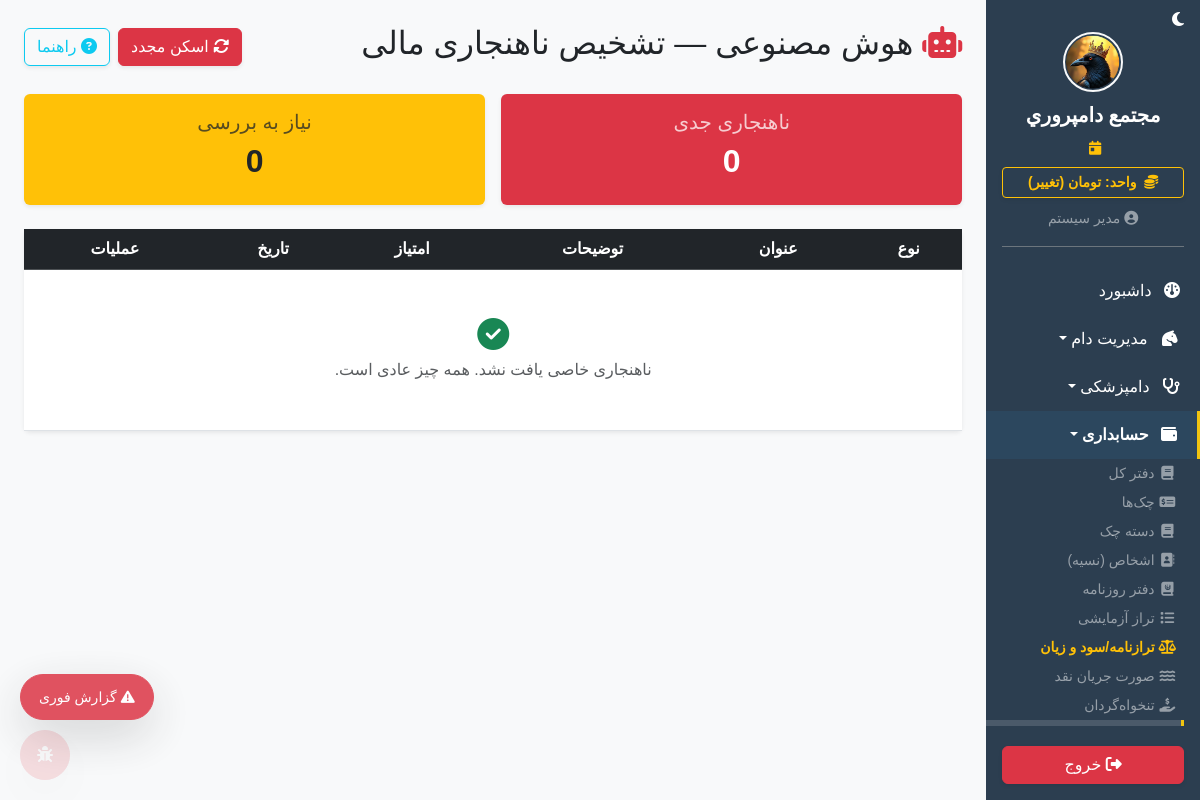
/finance/ai-anomalies (signed in), run on the app's committed database.
### app/models.py (models this page shows)
class SystemSetting(db.Model):
    id = db.Column(db.Integer, primary_key=True)
    key = db.Column(db.String(50), unique=True, nullable=False)
    value = db.Column(db.String(255), nullable=False)
    description = db.Column(db.String(255), nullable=True)

class User(UserMixin, db.Model):
    id = db.Column(db.Integer, primary_key=True)
    username = db.Column(db.String(50), unique=True, nullable=False)
    password_hash = db.Column(db.String(255), nullable=False)
    name = db.Column(db.String(100), nullable=False)
    role = db.Column(db.String(20), default='کارگر') # مدیر، دامپزشک، حسابدار، کارگر
    can_view_livestock = db.Column(db.Boolean, default=False)
    can_view_finance = db.Column(db.Boolean, default=False)
    can_view_inventory = db.Column(db.Boolean, default=False)
    can_view_hr = db.Column(db.Boolean, default=False)
    can_view_reports = db.Column(db.Boolean, default=False)
    can_view_settings = db.Column(db.Boolean, default=False)

### app/blueprints/finance.py (the view, shortened to what this page needs)
@finance_bp.route('/ai-anomalies')
@login_required
@permission_required('can_view_finance')
def ai_anomalies():
    from statistics import mean, stdev
    from datetime import timedelta
    today = datetime.now(UTC).date()
    anomalies = []
    all_tx = Transaction.query.filter(Transaction.is_deleted == False).all()
    amounts = [float(t.amount) for t in all_tx]
    if len(amounts) >= 5:
        m = mean(amounts)
        s = stdev(amounts) if stdev(amounts) > 0 else 1
        for t in all_tx:
            z = abs((float(t.amount) - m) / s)
    overdue = Cheque.query.filter(
        Cheque.is_deleted == False,
        Cheque.status == 'در جریان',
        Cheque.due_date < today - timedelta(days=90)
    ).all()
    from app.models import Account, JournalEntryLine
    pay_acc = Account.query.filter_by(code='2010').first()
    recv_acc = Account.query.filter_by(code='1030').first()
    contacts = Contact.query.all()
    for c in contacts:
        if recv_acc:
            lines = JournalEntryLine.query.filter(
                JournalEntryLine.contact_id == c.id,
                JournalEntryLine.account_id == recv_acc.id
            ).all()
            bal = sum(l.debit for l in lines) - sum(l.credit for l in lines)
    anomalies.sort(key=lambda x: x['z_score'], reverse=True)
    return render_template('finance/ai_anomalies.html',
        anomalies=anomalies, high_count=sum(1 for a in anomalies if a['severity'] == 'high'),
        medium_count=sum(1 for a in anomalies if a['severity'] == 'medium'))

### app/__init__.py (called while the page is built)
def get_system_setting(key, default):
    from app.models import SystemSetting
    s = SystemSetting.query.filter_by(key=key).first()
    return s.value if s else default

### app/blueprints/dashboard.py (called while the page is built)
@dashboard_bp.app_context_processor
def inject_settings():
    try:
        all_settings = {s.key: s.value for s in SystemSetting.query.all()}
    except:
        all_settings = {}
    return dict(system_settings=all_settings)

### app/blueprints/finance.py (called while the page is built)
def permission_required(permission_name):
    def decorator(f):
        @wraps(f)
        def decorated_function(*args, **kwargs):
            if not current_user.is_authenticated:
                return redirect(url_for('auth.login'))
            if not getattr(current_user, permission_name, False) and current_user.role != 'مدیر':
                flash('شما دسترسی لازم برای مشاهده این بخش را ندارید.', 'danger')
                return redirect(url_for('dashboard.index'))
            return f(*args, **kwargs)
        return decorated_function
    return decorator

### app/templates/finance/ai_anomalies.html (shortened to what this page needs)
{% extends 'base.html' %}
{% block content %}
<div class="d-flex justify-content-between align-items-center mb-4 flex-wrap gap-2">
    <h2><i class="fa-solid fa-robot text-danger"></i> هوش مصنوعی — تشخیص ناهنجاری مالی</h2>
    <div class="d-flex gap-2">
        <a href="{{ url_for('finance.ai_anomalies') }}" class="btn btn-danger shadow-sm"><i class="fa-solid fa-rotate"></i> اسکن مجدد</a>
        <button class="btn btn-outline-info shadow-sm" type="button" data-bs-toggle="collapse" data-bs-target="#helpAnomalies"><i class="fa-solid fa-circle-question"></i> راهنما</button>
    </div>
</div>
<div class="row g-3 mb-4">
    <div class="col-md-6"><div class="card border-0 shadow-sm bg-danger text-white h-100"><div class="card-body text-center"><h5 class="opacity-75">ناهنجاری جدی</h5><h2 class="fw-bold">{{ high_count }}</h2></div></div></div>
    <div class="col-md-6"><div class="card border-0 shadow-sm bg-warning h-100"><div class="card-body text-center text-dark"><h5 class="opacity-75">نیاز به بررسی</h5><h2 class="fw-bold">{{ medium_count }}</h2></div></div></div>
</div>
<div class="card shadow-sm border-0">
    <div class="card-body p-0">
        <table class="table table-hover align-middle text-center mb-0">
            <thead class="table-dark">
                <tr><th>نوع</th><th>عنوان</th><th>توضیحات</th><th>امتیاز</th><th>تاریخ</th><th>عملیات</th></tr>
            </thead>
            <tbody>
                {% for a in anomalies %}
                <tr class="{% if a.severity == 'high' %}table-danger{% else %}table-warning{% endif %}">
                    <td>
                        {% if a.type == 'transaction' %}<span class="badge bg-info">تراکنش</span>
                        {% elif a.type == 'cheque' %}<span class="badge bg-dark">چک</span>
                        {% else %}<span class="badge bg-secondary">شخص</span>{% endif %}
                    </td>
                    <td class="fw-bold">{{ a.title }}</td>
                    <td class="small">{{ a.description }}</td>
                    <td><span class="badge {% if a.severity == 'high' %}bg-danger{% else %}bg-warning text-dark{% endif %} fs-6">{{ a.z_score }}</span></td>
                    <td>{{ a.date|jalali }}</td>
                    <td><a href="{{ a.url }}" class="btn btn-sm btn-outline-dark"><i class="fa-solid fa-eye"></i></a></td>
                </tr>
                {% else %}
                <tr><td colspan="6" class="py-5 text-muted"><i class="fa-solid fa-check-circle text-success fa-2x d-block mb-2"></i>ناهنجاری خاصی یافت نشد. همه چیز عادی است.</td></tr>
                {% endfor %}
            </tbody>
        </table>
    </div>
</div>
{% endblock %}

### app/templates/base.html (shortened to what this page needs)
<!DOCTYPE html>
<html lang="fa" dir="rtl">
<head>
    <link href="https://cdn.jsdelivr.net/gh/rastikerdar/vazirmatn@v33.003/Vazirmatn-font-face.css" rel="stylesheet">
    <link rel="stylesheet" href="https://unpkg.com/persian-datepicker@1.2.0/dist/css/persian-datepicker.min.css">
    <link rel="stylesheet" href="https://cdn.jsdelivr.net/npm/bootstrap@5.3.2/dist/css/bootstrap.rtl.min.css">
    <link rel="stylesheet" href="https://cdnjs.cloudflare.com/ajax/libs/font-awesome/6.4.2/css/all.min.css">
    <link rel="stylesheet" href="{{ url_for('static', filename='css/style.css') }}">
    <link href="https://cdn.jsdelivr.net/npm/select2@4.1.0-rc.0/dist/css/select2.min.css" rel="stylesheet" />
</head>
<body>
    <div class="d-flex" id="wrapper">
        <div class="sidebar-bg d-flex flex-column" id="sidebar-wrapper">
            <div class="text-start px-3 pt-2">
                <span id="darkModeToggle" style="cursor:pointer;font-size:1rem;color:#fff;opacity:1" title="تغییر حالت شب/روز">
                    <i class="fa-solid fa-moon" id="darkModeIcon"></i>
                </span>
            </div>
            <div class="sidebar-heading text-center pt-0 pb-2 text-white">
                {% if system_settings.get('farm_logo_path') %}
                    <img src="{{ url_for('static', filename=system_settings.get('farm_logo_path')) }}" class="mb-2 rounded-circle border border-2 border-light" style="height: 60px; width: 60px; object-fit: cover;">
                {% else %}
                    <i class="fa-solid fa-sheep fs-2 mb-2"></i>
                {% endif %}
                <div class="fs-5 fw-bold">{{ system_settings.get('farm_name', 'دامداری من') }}</div>
            </div>
            <div class="text-center text-warning small mb-2 px-3">
                <i class="fa-solid fa-calendar-day me-1"></i>
            </div>
            <div class="px-3 mb-2">
                <a href="{{ url_for('dashboard.toggle_currency') }}" class="btn btn-sm btn-outline-warning w-100 fw-bold shadow-sm">
                    <i class="fa-solid fa-coins me-1"></i> واحد: {{ get_system_currency_from_settings() }} (تغییر)
                </a>
            </div>
            <div class="text-center text-white-50 mb-3 pb-3 border-bottom border-secondary mx-3">
                <small><i class="fa-solid fa-circle-user"></i> {% if current_user.is_authenticated %}{{ current_user.name.split(' (')[0] if '(' in current_user.name else current_user.name }}{% endif %}</small>
            </div>
            <div class="list-group list-group-flush my-1 sidebar-scroll" id="sidebar-accordion" style="overflow-y: auto;">
                <a href="{{ url_for('dashboard.index') }}" class="list-group-item list-group-item-action bg-transparent text-white "><i class="fa-solid fa-gauge me-2"></i> داشبورد</a>
                {% if current_user.is_authenticated %}
                    {% if current_user.can_view_livestock %}
                    <a href="#livestockSubmenu" data-bs-toggle="collapse" class="list-group-item list-group-item-action bg-transparent text-white dropdown-toggle {% if request.blueprint == 'livestock' %}active-sidebar-link{% endif %}"><i class="fa-solid fa-horse-head me-2"></i> مدیریت دام</a>
                    {% if current_user.role in ['مدیر', 'دامپزشک'] %}
                    <a href="#vetSubmenu" data-bs-toggle="collapse" class="list-group-item list-group-item-action bg-transparent text-white dropdown-toggle"><i class="fa-solid fa-stethoscope me-2"></i> دامپزشکی</a>
                    {% endif %}
                    {% endif %}
                    {% if current_user.can_view_finance %}
                    <a href="#financeSubmenu" data-bs-toggle="collapse" class="list-group-item list-group-item-action bg-transparent text-white dropdown-toggle finance-menu-item {% if request.blueprint in ['finance', 'assets', 'audit'] %}active-sidebar-link{% endif %}" {% if request.blueprint in ['finance', 'assets', 'audit'] %}aria-expanded="true"{% endif %}><i class="fa-solid fa-wallet me-2"></i> حسابداری</a>
                    <div class="collapse ps-3 {% if request.blueprint in ['finance', 'assets', 'audit'] %}show{% endif %}" id="financeSubmenu" data-bs-parent="#sidebar-accordion">
                        <a href="{{ url_for('finance.index') }}" class="list-group-item list-group-item-action bg-transparent text-white-50 border-0 py-1 px-2 small {% if request.path == url_for('finance.index') %}active-sidebar-link{% endif %}"><i class="fa-solid fa-book fa-fw"></i> دفتر کل</a>
                        <a href="{{ url_for('finance.cheques') }}" class="list-group-item list-group-item-action bg-transparent text-white-50 border-0 py-1 px-2 small {% if request.path == url_for('finance.cheques') %}active-sidebar-link{% endif %}"><i class="fa-solid fa-money-check-dollar fa-fw"></i> چک‌ها</a>
                        <a href="{{ url_for('finance.cheque_books') }}" class="list-group-item list-group-item-action bg-transparent text-white-50 border-0 py-1 px-2 small "><i class="fa-solid fa-book fa-fw"></i> دسته چک</a>
                        <a href="{{ url_for('finance.contacts') }}" class="list-group-item list-group-item-action bg-transparent text-white-50 border-0 py-1 px-2 small {% if request.path == url_for('finance.contacts') %}active-sidebar-link{% endif %}"><i class="fa-solid fa-address-book fa-fw"></i> اشخاص (نسیه)</a>
                        <a href="{{ url_for('finance.journal_entries') }}" class="list-group-item list-group-item-action bg-transparent text-white-50 border-0 py-1 px-2 small {% if request.path == url_for('finance.journal_entries') %}active-sidebar-link{% endif %}"><i class="fa-solid fa-journal-whills fa-fw"></i> دفتر روزنامه</a>
                        <a href="{{ url_for('finance.trial_balance') }}" class="list-group-item list-group-item-action bg-transparent text-white-50 border-0 py-1 px-2 small "><i class="fa-solid fa-list fa-fw"></i> تراز آزمایشی</a>
                        <a href="{{ url_for('finance.statements') }}" class="list-group-item list-group-item-action bg-transparent text-warning fw-bold border-0 py-1 px-2 small {% if request.path == url_for('finance.statements') %}active-sidebar-link{% endif %}"><i class="fa-solid fa-scale-balanced fa-fw"></i> ترازنامه/سود و زیان</a>
                        <a href="{{ url_for('finance.cash_flow') }}" class="list-group-item list-group-item-action bg-transparent text-white-50 border-0 py-1 px-2 small {% if request.path == url_for('finance.cash_flow') %}active-sidebar-link{% endif %}"><i class="fa-solid fa-water fa-fw"></i> صورت جریان نقد</a>
                        <a href="{{ url_for('finance.petty_cash') }}" class="list-group-item list-group-item-action bg-transparent text-white-50 border-0 py-1 px-2 small {% if request.path == url_for('finance.petty_cash') %}active-sidebar-link{% endif %}"><i class="fa-solid fa-hand-holding-dollar fa-fw"></i> تنخواه‌گردان</a>
                        <a href="{{ url_for('finance.ai_anomalies') }}" class="list-group-item list-group-item-action bg-transparent text-white-50 border-0 py-1 px-2 small {% if request.path == url_for('finance.ai_anomalies') %}active-sidebar-link{% endif %}"> ناهنجاری مالی</a>
                    </div>
                    {% endif %}
                    {% endif %}
            </div>
            <div class="mt-auto p-3 w-100">
                <a href="{{ url_for('auth.logout') }}" class="btn btn-danger w-100 shadow-sm"><i class="fa-solid fa-right-from-bracket"></i> خروج</a>
            </div>
        </div>
        <div id="page-content-wrapper" class="w-100 bg-light" style="overflow-x: hidden;">
            <div class="container-fluid p-4">{% block content %}{% endblock %}</div>
        </div>
    </div>
    <button id="quickReportFab" class="btn btn-danger position-fixed shadow-lg d-flex align-items-center justify-content-center gap-1" style="bottom:80px;left:20px;z-index:9999;border-radius:50px;padding:0 18px;height:46px;opacity:0.85;transition:all 0.3s;font-size:14px;" title="گزارش سریع" onclick="showQuickReport()" onmouseover="this.style.opacity='1'" onmouseout="this.style.opacity='0.85'">
        <i class="fa-solid fa-triangle-exclamation"></i> <span class="d-none d-sm-inline">گزارش فوری</span>
    </button>
    <button id="bugReportBtn" class="btn btn-danger position-fixed shadow-lg" style="bottom:20px;left:20px;z-index:9999;border-radius:50%;width:50px;height:50px;padding:0;opacity:0.15;transition:opacity 0.3s;" title="گزارش مشکل" onclick="showBugReport()" onmouseover="this.style.opacity='1'" onmouseout="this.style.opacity='0.15'">
        <i class="fa-solid fa-bug"></i>
    </button>
</body>
</html>

### app/static/css/style.css (style rules this page uses)
body { font-family: 'Vazirmatn', sans-serif !important; background-color: #f8f9fa; }
#sidebar-wrapper { height: 100vh; position: sticky; top: 0; overflow-y: auto; width: 260px; background-color: #2c3e50; transition: margin .3s ease-out, transform .3s ease-out; }
#sidebar-wrapper .list-group-item { border: none; padding: 12px 20px; transition: all 0.3s; }
#page-content-wrapper { min-width: 0; width: 100%; }

### app/templates/base.html (style rules this page uses)
.active-sidebar-link { background-color: rgba(255, 255, 255, 0.15) !important; color: #fff !important; font-weight: bold !important; border-right: 3px solid #f1c40f !important; }
.finance-menu-item { background-color: rgba(52, 152, 219, 0.1) !important; border-bottom: 1px solid rgba(255,255,255,0.05); }
.sidebar-scroll { -ms-overflow-style: none; scrollbar-width: none; }

### data on the page
SystemSetting: value (picture)
SystemSetting: get "مجتمع دامپروري"
SystemSetting: value "تومان"
User: name "مدیر سیستم"

### other printed values
{{ high_count }} "0"
{{ medium_count }} "0"
